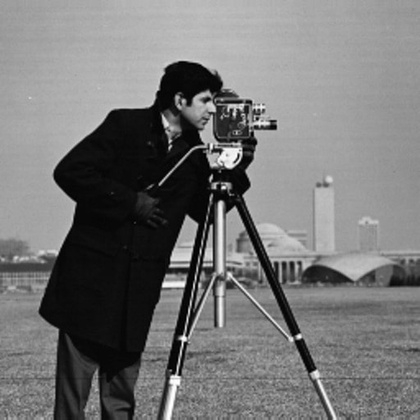
%> input picture camera.jpg, 420 x 420 px, shrunk from 512 x 512 before the run
$ octave bitplanemosreeasy.m   (GNU Octave 9; MATLAB toolbox functions it lacks are replaced by stand-ins)
%> lines starting %> are read from the running program, lines starting %| are printed output that depends on the picture; in (x1, y1, x2, y2) boxes, pixels count from 0 and x2, y2 are one past the last pixel; in counts of white or black regions, pixels touching at a corner belong together; the program's own positions count from 1
img=imread('camera.jpg');
%> img is the input picture: size 420x420x3 uint8; min 0, max 255, mean 118
gimg=(img);
c=cell(1,8);
n=size(gimg);
%> n = [420 420 3]
for i=1:n(1)
  for j=1:n(2)
    b=gimg(i,j);
    if b>=128
      b=b-128;
      c{1,1}(i,j)=1;
    else
      c{1,1}(i,j)=0;
    endif
    if b>=64
      b=b-64;
      c{1,2}(i,j)=1;
    else
      c{1,2}(i,j)=0;
    endif
    if b>=32
      b=b-32;
      c{1,3}(i,j)=1;
    else
      c{1,3}(i,j)=0;
    endif
    if b>=16
      b=b-16;
      c{1,4}(i,j)=1;
    else
      c{1,4}(i,j)=0;
    endif
    if b>=8
      b=b-8;
      c{1,5}(i,j)=1;
    else
      c{1,5}(i,j)=0;
    endif
    if b>=4
      b=b-4;
      c{1,6}(i,j)=1;
    else
      c{1,6}(i,j)=0;
    endif
    if b>=2
      b=b-2;
      c{1,7}(i,j)=1;
    else
      c{1,7}(i,j)=0;
    endif
    if b>=1
      b=b-1;
      c{1,8}(i,j)=1;
    else
      c{1,8}(i,j)=0;
    endif
  endfor
endfor
%> after the loop, c = 8 items
for i=1:n(1)
  for j=1:n(2)

  endfor
endfor
f1=c{1,1};
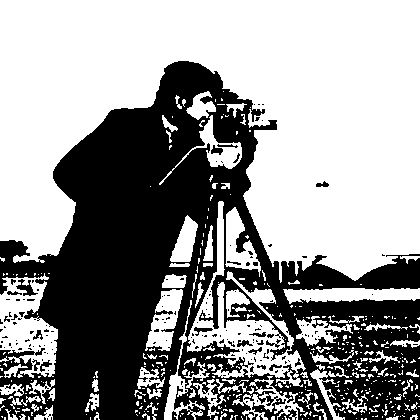
%> f1: size 420x420 double; values 0 (black) and 1 (white), 58.9% white; 188 black regions (165 under 20 px), largest, box (x1, y1, x2, y2) and area: (0, 61, 420, 420) 70681, (16, 279, 38, 296) 151, (278, 409, 297, 420) 101
f2=c{1,2};
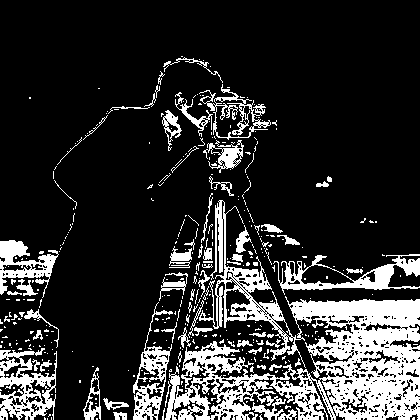
%> f2: size 420x420 double; values 0 (black) and 1 (white), 18.4% white; 388 white regions (324 under 20 px), largest, box (x1, y1, x2, y2) and area: (165, 200, 420, 420) 18262, (0, 348, 57, 420) 2045, (273, 254, 420, 295) 1864
f3=c{1,3};
%> f3: size 420x420 double; values 0 (black) and 1 (white), 51.2% white; 797 black regions (716 under 20 px), largest, box (x1, y1, x2, y2) and area: (0, 0, 420, 420) 74243, (0, 0, 44, 78) 1722, (277, 168, 333, 252) 1118
f4=c{1,4};
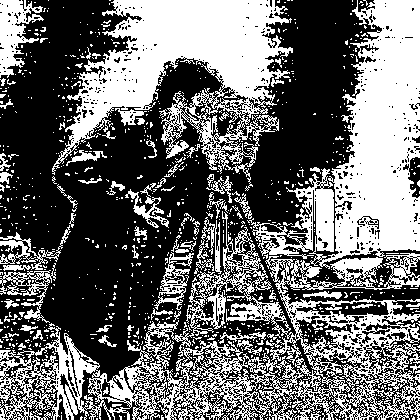
%> f4: size 420x420 double; values 0 (black) and 1 (white), 42% white; 987 white regions (909 under 20 px), largest, box (x1, y1, x2, y2) and area: (0, 211, 420, 420) 23814, (247, 0, 420, 269) 19346, (52, 0, 293, 191) 19116
f5=c{1,5};
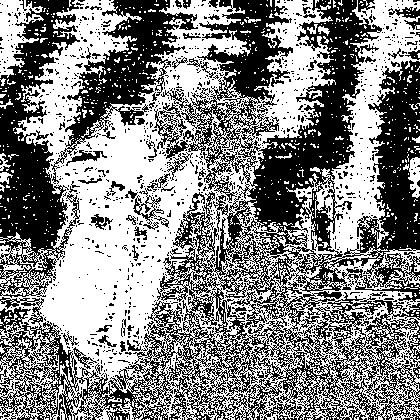
%> f5: size 420x420 double; values 0 (black) and 1 (white), 52.5% white; 1204 black regions (1138 under 20 px), largest, box (x1, y1, x2, y2) and area: (0, 0, 420, 420) 57610, (0, 0, 80, 298) 11370, (51, 0, 198, 184) 7345
f6=c{1,6};
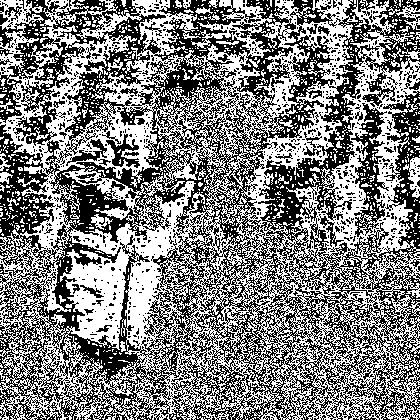
%> f6: size 420x420 double; values 0 (black) and 1 (white), 50.3% white; black in thin lines or dots
f7=c{1,7};
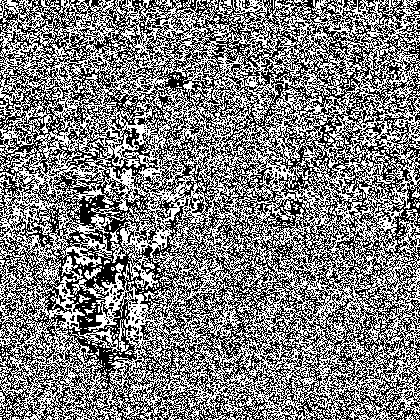
%> f7: size 420x420 double; values 0 (black) and 1 (white), 49.8% white in thin lines or dots
f8=c{1,8};
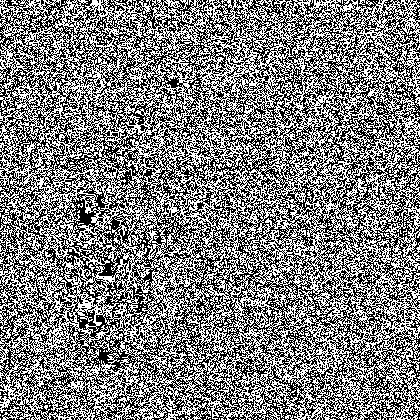
%> f8: size 420x420 double; values 0 (black) and 1 (white), 49.7% white in thin lines or dots

subplot(2,4,1),imshow(f1),title('Bitplane8');
subplot(2,4,2),imshow(f2),title('Bitplane7');
subplot(2,4,3),imshow(f3),title('Bitplane6');
subplot(2,4,3),imshow(f4),title('Bitplane5');
subplot(2,4,5),imshow(f5),title('Bitplane4');
subplot(2,4,6),imshow(f6),title('Bitplane3');
subplot(2,4,7),imshow(f7),title('Bitplane2');
subplot(2,4,8),imshow(f8),title('Bitplane1');

$ run again, with baboon.jpg copied over camera.jpg
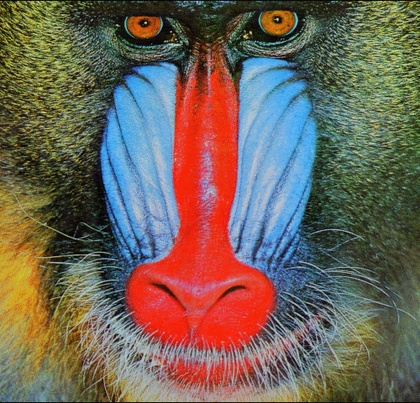
%> input picture baboon.jpg, 420 x 403 px, shrunk from 500 x 480 before the run
%> img is the input picture: size 403x420x3 uint8; mean R, G, B 113.1, 100.4, 88.7
%> after the loop `for i=1:n(1)`: c = 8 items
%> `f1=c{1,1};`:
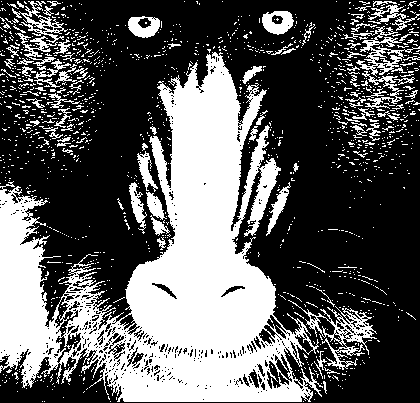
%> f1: size 403x420 double; values 0 (black) and 1 (white), 36.5% white; 1361 white regions (1265 under 20 px), largest, box (x1, y1, x2, y2) and area: (0, 52, 323, 402) 47900, (288, 300, 377, 370) 1344, (343, 26, 420, 77) 939
%> f2: size 403x420 double; values 0 (black) and 1 (white), 53.3% white; 1144 black regions (1074 under 20 px), largest, box (x1, y1, x2, y2) and area: (0, 0, 420, 403) 69483, (0, 79, 49, 122) 550, (45, 108, 96, 156) 498
%> f3: size 403x420 double; values 0 (black) and 1 (white), 52.8% white; black in thin lines or dots
%> f4: size 403x420 double; values 0 (black) and 1 (white), 48.9% white in thin lines or dots
%> f5: size 403x420 double; values 0 (black) and 1 (white), 49.9% white in thin lines or dots
%> f6: size 403x420 double; values 0 (black) and 1 (white), 50% white; black in thin lines or dots
%> f7: size 403x420 double; values 0 (black) and 1 (white), 50% white in thin lines or dots
%> `f8=c{1,8};`:
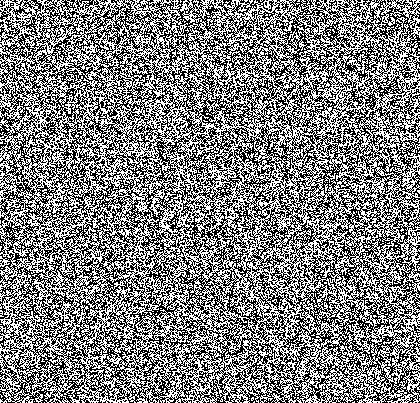
%> f8: size 403x420 double; values 0 (black) and 1 (white), 50.2% white; black in thin lines or dots
